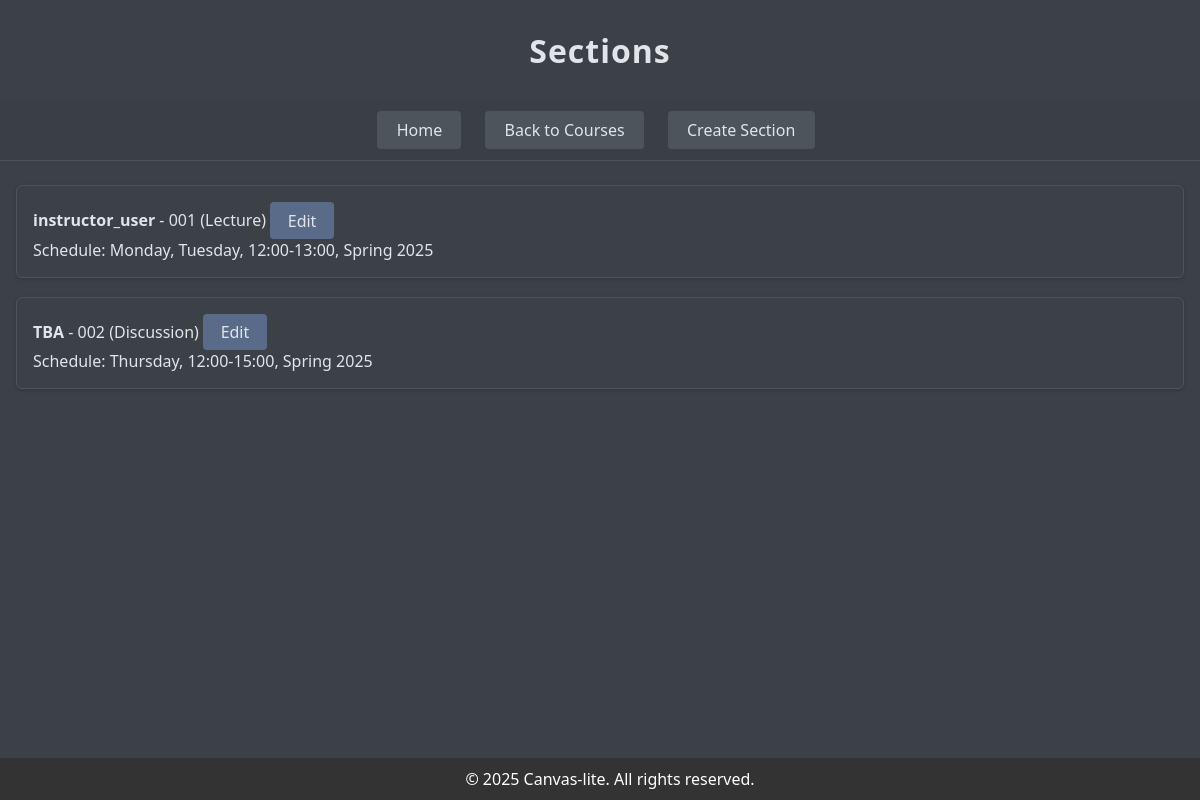
The page /sudo/course/12/section/ (signed in) on the database its author committed.
### webapp/models/section.py (models this page shows, shortened)
class Section(models.Model):
    name = models.CharField(max_length=100)
    schedule = models.JSONField(default=dict)
    section_type = models.CharField(
        max_length=3,
        choices=SectionType,
        default=SectionType.LECTURE,
    )
    course = models.ForeignKey('Course', on_delete=models.CASCADE, related_name='sections')
    instructor = models.ForeignKey(
        settings.AUTH_USER_MODEL,
        on_delete=models.SET_NULL,
        null=True,
        blank=True,
        related_name='sections_taught'
    )
    main_section = models.ForeignKey(
        'self',
        null=True,
        blank=True,
        on_delete=models.CASCADE,
        related_name='sub_sections'
    )
    class Meta:
        unique_together = (
            ('course', 'name'),
            ('main_section', 'name'),
        )

### webapp/models/users.py (models this page shows, shortened)
class User(AbstractUser):
    phone_number = models.CharField(max_length=15, blank=True, verbose_name='phone_number', null=True)
    description = models.TextField(blank=True, null=True, verbose_name='description')
    group_name = models.CharField(
        max_length=1,
        choices=UserType,
        default=UserType.TA,
    )
    class Meta:
        permissions = (
            ("can_assign_l1", "Can assign to courses/sections: instructor"),
            ("can_assign_l2", "Can assign to courses/sections: admin"),
        )

### webapp/views/admin.py (the view)
# urls.py: path('sudo/<str:model_name>/<int:id>/section/', views.sections_list, name='sections_list'),
@in_groups(["Admin"])
def sections_list(request, model_name, id):
    model = None
    if model_name == "user":
        model = get_object_or_404(User, id=id)
    elif model_name == "course":
        model = get_object_or_404(Course, id=id)
    else:
        Http404("invalid model name")
    sections = model.get_sections()
    return render(request, 'admin_pages/list_sections.html', {
        'model': model,
        'sections': sections,
        "model_name": model_name,
    })

### webapp/models/courses.py (called while the page is built)
    def get_sections(self):
        return self.sections.all()

### webapp/templatetags/site_tags.py (called while the page is built)
def get_label(value, choices):
    return dict(choices).get(value, value)

@register.filter
def format_schedule(schedule_json):
    if not schedule_json:
        return ""
    try:
        schedule = json.loads(schedule_json)
    except (TypeError, ValueError):
        return ""
    days = ', '.join(get_label(day, WEEKDAY_CHOICES) for day in schedule.get('days', []))
    start = schedule.get('start_time', 'N/A')
    end = schedule.get('end_time', 'N/A')
    semester = get_label(schedule.get('semester', ''), SEASON_CHOICES)
    year = schedule.get('year', '')
    return f"{days}, {start}-{end}, {semester} {year}"

### webapp/views/admin.py (called while the page is built)
def in_groups(group_names):
    def check(user):
        return user.groups.filter(name__in=group_names).exists()
    return user_passes_test(check)

### templates/admin_pages/list_sections.html (shortened to what this page needs)
{% extends "base.html" %}
{% load static %}
{% load site_tags %}
{% block content %}
    <header>
        <h1>Sections</h1>
    </header>
    <nav>
        <a href="{% url 'admin_home' %}" class="btn">Home</a>
        {% if model_name == 'user' %}
            <a href="{% url 'user_list' %}" class="btn">Back to Users</a>
            <a href="{% url "claim_section_list" model.id %}" class="btn">Claim Section</a>
        {% elif model_name == 'course' %}
            <a href="{% url 'courses_list' %}" class="btn">Back to Courses</a>
            <a href="{% url "create_section" model.id %}" class="btn">Create Section</a>
        {% endif %}
    </nav>
    <div class="container">
        {% for section in sections %}
            <div class="card section-card">
                {% if model_name == 'user' %}
                    <strong>{{ section.course.name }}</strong> -
                {% elif model_name == 'course' %}
                    <strong>{{ section.instructor.username|default:"TBA" }}</strong> -
                {% endif %}
                {{ section.name }} ({{ section.get_section_type_display }})
                <a href="{% url 'edit_model' 'section' section.id %}" class="btn">Edit</a>
                {% if section.schedule %}
                    <div class="schedule">Schedule: {{ section.schedule|format_schedule }}</div>
                {% else %}
                    <div class="schedule">No schedule data</div>
                {% endif %}
            </div>
        {% empty %}
            <p>No sections assigned</p>
        {% endfor %}
    </div>
{% endblock %}

### templates/static/css/base_dark.css (style rules this page uses)
body { font-family: 'Segoe UI', Arial, sans-serif; background: #3c4148; color: #e1e4e8; margin: 0; padding: 0; min-height: 100vh; }
header { background: #3c4148; color: #e1e4e8; box-shadow: 0 2px 8px rgba(0, 0, 0, 0.15); display: flex; justify-content: center; align-items: center; height: 100px; text-align: center; }
header h1 { margin: 0; font-size: 2rem; letter-spacing: 1px; }
.container { flex: 1 0 auto; margin: 1rem; }
nav { background: #3a3f46; padding: 0.7rem 2rem; margin-bottom: 1.5rem; display: flex; gap: 1rem; align-items: center; border-bottom: 1px solid #4e545c; justify-content: center; }
nav a, nav .btn, nav button { text-decoration: none; color: #d1d5db; background: #4e545c; padding: 0.5rem 1.2rem; border-radius: 4px; transition: background 0.2s, color 0.2s; font-weight: 500; border: none; }
.card { background: #3c4148; border: 1px solid #4e545c; border-radius: 6px; padding: 1rem; margin-bottom: 1.2rem; box-shadow: 0 1px 4px rgba(0, 0, 0, 0.18); }
.btn, button.btn { display: inline-block; background: #5a6b8a; color: #e1e4e8 !important; border: none; padding: 0.45rem 1.1rem; border-radius: 4px; cursor: pointer; text-decoration: none; font-size: 1rem; margin-right: 0.5rem; font-weight: 500; transition: background 0.2s; }

### rows shown on the page
Section: instructor.username "instructor_user", name "001", section_type "Lecture", schedule "Monday, Tuesday, 12:00-13:00, Spring 2025"
Section: instructor.username "TBA", name "002", section_type "Discussion", schedule "Thursday, 12:00-15:00, Spring 2025"
